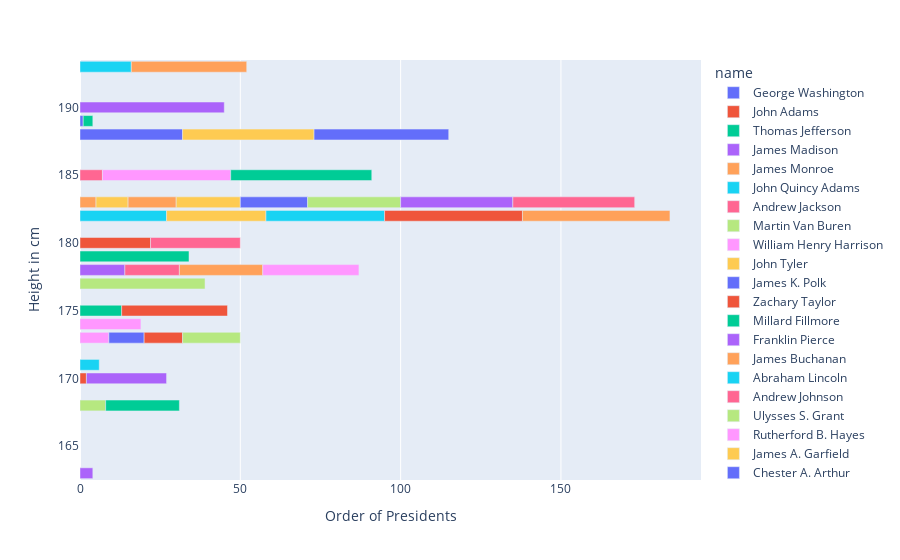

Notebook code cell kept with this figure:
### Markdown cell above
### Bar Graph

### Code cell
fig =  px.bar( newData, x="order", y="height", orientation='h',color ='name')
fig.layout.yaxis.title.text="Height in cm"
fig.layout.xaxis.title.text="Order of Presidents"
fig.show()

### Figure 1 — Plotly figure (JSON) as saved in the notebook; plotly's stock layout.template omitted (floating-point values rounded to 4 significant figures)
{"data": [{"alignmentgroup": "True", "hovertemplate": "name=George Washington<br>order=%{x}<br>height=%{y}<extra></extra>", "legendgroup": "George Washington", "marker": {"color": "#636efa", "pattern": {"shape": ""}}, "name": "George Washington", "offsetgroup": "George Washington", "orientation": "h", "showlegend": true, "textposition": "auto", "type": "bar", "x": [1], "xaxis": "x", "y": [189], "yaxis": "y"}, {"alignmentgroup": "True", "hovertemplate": "name=John Adams<br>order=%{x}<br>height=%{y}<extra></extra>", "legendgroup": "John Adams", "marker": {"color": "#EF553B", "pattern": {"shape": ""}}, "name": "John Adams", "offsetgroup": "John Adams", "orientation": "h", "showlegend": true, "textposition": "auto", "type": "bar", "x": [2], "xaxis": "x", "y": [170], "yaxis": "y"}, {"alignmentgroup": "True", "hovertemplate": "name=Thomas Jefferson<br>order=%{x}<br>height=%{y}<extra></extra>", "legendgroup": "Thomas Jefferson", "marker": {"color": "#00cc96", "pattern": {"shape": ""}}, "name": "Thomas Jefferson", "offsetgroup": "Thomas Jefferson", "orientation": "h", "showlegend": true, "textposition": "auto", "type": "bar", "x": [3], "xaxis": "x", "y": [189], "yaxis": "y"}, {"alignmentgroup": "True", "hovertemplate": "name=James Madison<br>order=%{x}<br>height=%{y}<extra></extra>", "legendgroup": "James Madison", "marker": {"color": "#ab63fa", "pattern": {"shape": ""}}, "name": "James Madison", "offsetgroup": "James Madison", "orientation": "h", "showlegend": true, "textposition": "auto", "type": "bar", "x": [4], "xaxis": "x", "y": [163], "yaxis": "y"}, {"alignmentgroup": "True", "hovertemplate": "name=James Monroe<br>order=%{x}<br>height=%{y}<extra></extra>", "legendgroup": "James Monroe", "marker": {"color": "#FFA15A", "pattern": {"shape": ""}}, "name": "James Monroe", "offsetgroup": "James Monroe", "orientation": "h", "showlegend": true, "textposition": "auto", "type": "bar", "x": [5], "xaxis": "x", "y": [183], "yaxis": "y"}, {"alignmentgroup": "True", "hovertemplate": "name=John Quincy Adams<br>order=%{x}<br>height=%{y}<extra></extra>", "legendgroup": "John Quincy Adams", "marker": {"color": "#19d3f3", "pattern": {"shape": ""}}, "name": "John Quincy Adams", "offsetgroup": "John Quincy Adams", "orientation": "h", "showlegend": true, "textposition": "auto", "type": "bar", "x": [6], "xaxis": "x", "y": [171], "yaxis": "y"}, {"alignmentgroup": "True", "hovertemplate": "name=Andrew Jackson<br>order=%{x}<br>height=%{y}<extra></extra>", "legendgroup": "Andrew Jackson", "marker": {"color": "#FF6692", "pattern": {"shape": ""}}, "name": "Andrew Jackson", "offsetgroup": "Andrew Jackson", "orientation": "h", "showlegend": true, "textposition": "auto", "type": "bar", "x": [7], "xaxis": "x", "y": [185], "yaxis": "y"}, {"alignmentgroup": "True", "hovertemplate": "name=Martin Van Buren<br>order=%{x}<br>height=%{y}<extra></extra>", "legendgroup": "Martin Van Buren", "marker": {"color": "#B6E880", "pattern": {"shape": ""}}, "name": "Martin Van Buren", "offsetgroup": "Martin Van Buren", "orientation": "h", "showlegend": true, "textposition": "auto", "type": "bar", "x": [8], "xaxis": "x", "y": [168], "yaxis": "y"}, {"alignmentgroup": "True", "hovertemplate": "name=William Henry Harrison<br>order=%{x}<br>height=%{y}<extra></extra>", "legendgroup": "William Henry Harrison", "marker": {"color": "#FF97FF", "pattern": {"shape": ""}}, "name": "William Henry Harrison", "offsetgroup": "William Henry Harrison", "orientation": "h", "showlegend": true, "textposition": "auto", "type": "bar", "x": [9], "xaxis": "x", "y": [173], "yaxis": "y"}, {"alignmentgroup": "True", "hovertemplate": "name=John Tyler<br>order=%{x}<br>height=%{y}<extra></extra>", "legendgroup": "John Tyler", "marker": {"color": "#FECB52", "pattern": {"shape": ""}}, "name": "John Tyler", "offsetgroup": "John Tyler", "orientation": "h", "showlegend": true, "textposition": "auto", "type": "bar", "x": [10], "xaxis": "x", "y": [183], "yaxis": "y"}, {"alignmentgroup": "True", "hovertemplate": "name=James K. Polk<br>order=%{x}<br>height=%{y}<extra></extra>", "legendgroup": "James K. Polk", "marker": {"color": "#636efa", "pattern": {"shape": ""}}, "name": "James K. Polk", "offsetgroup": "James K. Polk", "orientation": "h", "showlegend": true, "textposition": "auto", "type": "bar", "x": [11], "xaxis": "x", "y": [173], "yaxis": "y"}, {"alignmentgroup": "True", "hovertemplate": "name=Zachary Taylor<br>order=%{x}<br>height=%{y}<extra></extra>", "legendgroup": "Zachary Taylor", "marker": {"color": "#EF553B", "pattern": {"shape": ""}}, "name": "Zachary Taylor", "offsetgroup": "Zachary Taylor", "orientation": "h", "showlegend": true, "textposition": "auto", "type": "bar", "x": [12], "xaxis": "x", "y": [173], "yaxis": "y"}, {"alignmentgroup": "True", "hovertemplate": "name=Millard Fillmore<br>order=%{x}<br>height=%{y}<extra></extra>", "legendgroup": "Millard Fillmore", "marker": {"color": "#00cc96", "pattern": {"shape": ""}}, "name": "Millard Fillmore", "offsetgroup": "Millard Fillmore", "orientation": "h", "showlegend": true, "textposition": "auto", "type": "bar", "x": [13], "xaxis": "x", "y": [175], "yaxis": "y"}, {"alignmentgroup": "True", "hovertemplate": "name=Franklin Pierce<br>order=%{x}<br>height=%{y}<extra></extra>", "legendgroup": "Franklin Pierce", "marker": {"color": "#ab63fa", "pattern": {"shape": ""}}, "name": "Franklin Pierce", "offsetgroup": "Franklin Pierce", "orientation": "h", "showlegend": true, "textposition": "auto", "type": "bar", "x": [14], "xaxis": "x", "y": [178], "yaxis": "y"}, {"alignmentgroup": "True", "hovertemplate": "name=James Buchanan<br>order=%{x}<br>height=%{y}<extra></extra>", "legendgroup": "James Buchanan", "marker": {"color": "#FFA15A", "pattern": {"shape": ""}}, "name": "James Buchanan", "offsetgroup": "James Buchanan", "orientation": "h", "showlegend": true, "textposition": "auto", "type": "bar", "x": [15], "xaxis": "x", "y": [183], "yaxis": "y"}, {"alignmentgroup": "True", "hovertemplate": "name=Abraham Lincoln<br>order=%{x}<br>height=%{y}<extra></extra>", "legendgroup": "Abraham Lincoln", "marker": {"color": "#19d3f3", "pattern": {"shape": ""}}, "name": "Abraham Lincoln", "offsetgroup": "Abraham Lincoln", "orientation": "h", "showlegend": true, "textposition": "auto", "type": "bar", "x": [16], "xaxis": "x", "y": [193], "yaxis": "y"}, {"alignmentgroup": "True", "hovertemplate": "name=Andrew Johnson<br>order=%{x}<br>height=%{y}<extra></extra>", "legendgroup": "Andrew Johnson", "marker": {"color": "#FF6692", "pattern": {"shape": ""}}, "name": "Andrew Johnson", "offsetgroup": "Andrew Johnson", "orientation": "h", "showlegend": true, "textposition": "auto", "type": "bar", "x": [17], "xaxis": "x", "y": [178], "yaxis": "y"}, {"alignmentgroup": "True", "hovertemplate": "name=Ulysses S. Grant<br>order=%{x}<br>height=%{y}<extra></extra>", "legendgroup": "Ulysses S. Grant", "marker": {"color": "#B6E880", "pattern": {"shape": ""}}, "name": "Ulysses S. Grant", "offsetgroup": "Ulysses S. Grant", "orientation": "h", "showlegend": true, "textposition": "auto", "type": "bar", "x": [18], "xaxis": "x", "y": [173], "yaxis": "y"}, {"alignmentgroup": "True", "hovertemplate": "name=Rutherford B. Hayes<br>order=%{x}<br>height=%{y}<extra></extra>", "legendgroup": "Rutherford B. Hayes", "marker": {"color": "#FF97FF", "pattern": {"shape": ""}}, "name": "Rutherford B. Hayes", "offsetgroup": "Rutherford B. Hayes", "orientation": "h", "showlegend": true, "textposition": "auto", "type": "bar", "x": [19], "xaxis": "x", "y": [174], "yaxis": "y"}, {"alignmentgroup": "True", "hovertemplate": "name=James A. Garfield<br>order=%{x}<br>height=%{y}<extra></extra>", "legendgroup": "James A. Garfield", "marker": {"color": "#FECB52", "pattern": {"shape": ""}}, "name": "James A. Garfield", "offsetgroup": "James A. Garfield", "orientation": "h", "showlegend": true, "textposition": "auto", "type": "bar", "x": [20], "xaxis": "x", "y": [183], "yaxis": "y"}, {"alignmentgroup": "True", "hovertemplate": "name=Chester A. Arthur<br>order=%{x}<br>height=%{y}<extra></extra>", "legendgroup": "Chester A. Arthur", "marker": {"color": "#636efa", "pattern": {"shape": ""}}, "name": "Chester A. Arthur", "offsetgroup": "Chester A. Arthur", "orientation": "h", "showlegend": true, "textposition": "auto", "type": "bar", "x": [21], "xaxis": "x", "y": [183], "yaxis": "y"}, {"alignmentgroup": "True", "hovertemplate": "name=Grover Cleveland<br>order=%{x}<br>height=%{y}<extra></extra>", "legendgroup": "Grover Cleveland", "marker": {"color": "#EF553B", "pattern": {"shape": ""}}, "name": "Grover Cleveland", "offsetgroup": "Grover Cleveland", "orientation": "h", "showlegend": true, "textposition": "auto", "type": "bar", "x": [22], "xaxis": "x", "y": [180], "yaxis": "y"}, {"alignmentgroup": "True", "hovertemplate": "name=Benjamin Harrison<br>order=%{x}<br>height=%{y}<extra></extra>", "legendgroup": "Benjamin Harrison", "marker": {"color": "#00cc96", "pattern": {"shape": ""}}, "name": "Benjamin Harrison", "offsetgroup": "Benjamin Harrison", "orientation": "h", "showlegend": true, "textposition": "auto", "type": "bar", "x": [23], "xaxis": "x", "y": [168], "yaxis": "y"}, {"alignmentgroup": "True", "hovertemplate": "name=William McKinley<br>order=%{x}<br>height=%{y}<extra></extra>", "legendgroup": "William McKinley", "marker": {"color": "#ab63fa", "pattern": {"shape": ""}}, "name": "William McKinley", "offsetgroup": "William McKinley", "orientation": "h", "showlegend": true, "textposition": "auto", "type": "bar", "x": [25], "xaxis": "x", "y": [170], "yaxis": "y"}, {"alignmentgroup": "True", "hovertemplate": "name=Theodore Roosevelt<br>order=%{x}<br>height=%{y}<extra></extra>", "legendgroup": "Theodore Roosevelt", "marker": {"color": "#FFA15A", "pattern": {"shape": ""}}, "name": "Theodore Roosevelt", "offsetgroup": "Theodore Roosevelt", "orientation": "h", "showlegend": true, "textposition": "auto", "type": "bar", "x": [26], "xaxis": "x", "y": [178], "yaxis": "y"}, {"alignmentgroup": "True", "hovertemplate": "name=William Howard Taft<br>order=%{x}<br>height=%{y}<extra></extra>", "legendgroup": "William Howard Taft", "marker": {"color": "#19d3f3", "pattern": {"shape": ""}}, "name": "William Howard Taft", "offsetgroup": "William Howard Taft", "orientation": "h", "showlegend": true, "textposition": "auto", "type": "bar", "x": [27], "xaxis": "x", "y": [182], "yaxis": "y"}, {"alignmentgroup": "True", "hovertemplate": "name=Woodrow Wilson<br>order=%{x}<br>height=%{y}<extra></extra>", "legendgroup": "Woodrow Wilson", "marker": {"color": "#FF6692", "pattern": {"shape": ""}}, "name": "Woodrow Wilson", "offsetgroup": "Woodrow Wilson", "orientation": "h", "showlegend": true, "textposition": "auto", "type": "bar", "x": [28], "xaxis": "x", "y": [180], "yaxis": "y"}, {"alignmentgroup": "True", "hovertemplate": "name=Warren G. Harding<br>order=%{x}<br>height=%{y}<extra></extra>", "legendgroup": "Warren G. Harding", "marker": {"color": "#B6E880", "pattern": {"shape": ""}}, "name": "Warren G. Harding", "offsetgroup": "Warren G. Harding", "orientation": "h", "showlegend": true, "textposition": "auto", "type": "bar", "x": [29], "xaxis": "x", "y": [183], "yaxis": "y"}, {"alignmentgroup": "True", "hovertemplate": "name=Calvin Coolidge<br>order=%{x}<br>height=%{y}<extra></extra>", "legendgroup": "Calvin Coolidge", "marker": {"color": "#FF97FF", "pattern": {"shape": ""}}, "name": "Calvin Coolidge", "offsetgroup": "Calvin Coolidge", "orientation": "h", "showlegend": true, "textposition": "auto", "type": "bar", "x": [30], "xaxis": "x", "y": [178], "yaxis": "y"}, {"alignmentgroup": "True", "hovertemplate": "name=Herbert Hoover<br>order=%{x}<br>height=%{y}<extra></extra>", "legendgroup": "Herbert Hoover", "marker": {"color": "#FECB52", "pattern": {"shape": ""}}, "name": "Herbert Hoover", "offsetgroup": "Herbert Hoover", "orientation": "h", "showlegend": true, "textposition": "auto", "type": "bar", "x": [31], "xaxis": "x", "y": [182], "yaxis": "y"}, {"alignmentgroup": "True", "hovertemplate": "name=Franklin D. Roosevelt<br>order=%{x}<br>height=%{y}<extra></extra>", "legendgroup": "Franklin D. Roosevelt", "marker": {"color": "#636efa", "pattern": {"shape": ""}}, "name": "Franklin D. Roosevelt", "offsetgroup": "Franklin D. Roosevelt", "orientation": "h", "showlegend": true, "textposition": "auto", "type": "bar", "x": [32], "xaxis": "x", "y": [188], "yaxis": "y"}, {"alignmentgroup": "True", "hovertemplate": "name=Harry S. Truman<br>order=%{x}<br>height=%{y}<extra></extra>", "legendgroup": "Harry S. Truman", "marker": {"color": "#EF553B", "pattern": {"shape": ""}}, "name": "Harry S. Truman", "offsetgroup": "Harry S. Truman", "orientation": "h", "showlegend": true, "textposition": "auto", "type": "bar", "x": [33], "xaxis": "x", "y": [175], "yaxis": "y"}, {"alignmentgroup": "True", "hovertemplate": "name=Dwight D. Eisenhower<br>order=%{x}<br>height=%{y}<extra></extra>", "legendgroup": "Dwight D. Eisenhower", "marker": {"color": "#00cc96", "pattern": {"shape": ""}}, "name": "Dwight D. Eisenhower", "offsetgroup": "Dwight D. Eisenhower", "orientation": "h", "showlegend": true, "textposition": "auto", "type": "bar", "x": [34], "xaxis": "x", "y": [179], "yaxis": "y"}, {"alignmentgroup": "True", "hovertemplate": "name=John F. Kennedy<br>order=%{x}<br>height=%{y}<extra></extra>", "legendgroup": "John F. Kennedy", "marker": {"color": "#ab63fa", "pattern": {"shape": ""}}, "name": "John F. Kennedy", "offsetgroup": "John F. Kennedy", "orientation": "h", "showlegend": true, "textposition": "auto", "type": "bar", "x": [35], "xaxis": "x", "y": [183], "yaxis": "y"}, {"alignmentgroup": "True", "hovertemplate": "name=Lyndon B. Johnson<br>order=%{x}<br>height=%{y}<extra></extra>", "legendgroup": "Lyndon B. Johnson", "marker": {"color": "#FFA15A", "pattern": {"shape": ""}}, "name": "Lyndon B. Johnson", "offsetgroup": "Lyndon B. Johnson", "orientation": "h", "showlegend": true, "textposition": "auto", "type": "bar", "x": [36], "xaxis": "x", "y": [193], "yaxis": "y"}, {"alignmentgroup": "True", "hovertemplate": "name=Richard Nixon<br>order=%{x}<br>height=%{y}<extra></extra>", "legendgroup": "Richard Nixon", "marker": {"color": "#19d3f3", "pattern": {"shape": ""}}, "name": "Richard Nixon", "offsetgroup": "Richard Nixon", "orientation": "h", "showlegend": true, "textposition": "auto", "type": "bar", "x": [37], "xaxis": "x", "y": [182], "yaxis": "y"}, {"alignmentgroup": "True", "hovertemplate": "name=Gerald Ford<br>order=%{x}<br>height=%{y}<extra></extra>", "legendgroup": "Gerald Ford", "marker": {"color": "#FF6692", "pattern": {"shape": ""}}, "name": "Gerald Ford", "offsetgroup": "Gerald Ford", "orientation": "h", "showlegend": true, "textposition": "auto", "type": "bar", "x": [38], "xaxis": "x", "y": [183], "yaxis": "y"}, {"alignmentgroup": "True", "hovertemplate": "name=Jimmy Carter<br>order=%{x}<br>height=%{y}<extra></extra>", "legendgroup": "Jimmy Carter", "marker": {"color": "#B6E880", "pattern": {"shape": ""}}, "name": "Jimmy Carter", "offsetgroup": "Jimmy Carter", "orientation": "h", "showlegend": true, "textposition": "auto", "type": "bar", "x": [39], "xaxis": "x", "y": [177], "yaxis": "y"}, {"alignmentgroup": "True", "hovertemplate": "name=Ronald Reagan<br>order=%{x}<br>height=%{y}<extra></extra>", "legendgroup": "Ronald Reagan", "marker": {"color": "#FF97FF", "pattern": {"shape": ""}}, "name": "Ronald Reagan", "offsetgroup": "Ronald Reagan", "orientation": "h", "showlegend": true, "textposition": "auto", "type": "bar", "x": [40], "xaxis": "x", "y": [185], "yaxis": "y"}, {"alignmentgroup": "True", "hovertemplate": "name=George H. W. Bush<br>order=%{x}<br>height=%{y}<extra></extra>", "legendgroup": "George H. W. Bush", "marker": {"color": "#FECB52", "pattern": {"shape": ""}}, "name": "George H. W. Bush", "offsetgroup": "George H. W. Bush", "orientation": "h", "showlegend": true, "textposition": "auto", "type": "bar", "x": [41], "xaxis": "x", "y": [188], "yaxis": "y"}, {"alignmentgroup": "True", "hovertemplate": "name=Bill Clinton<br>order=%{x}<br>height=%{y}<extra></extra>", "legendgroup": "Bill Clinton", "marker": {"color": "#636efa", "pattern": {"shape": ""}}, "name": "Bill Clinton", "offsetgroup": "Bill Clinton", "orientation": "h", "showlegend": true, "textposition": "auto", "type": "bar", "x": [42], "xaxis": "x", "y": [188], "yaxis": "y"}, {"alignmentgroup": "True", "hovertemplate": "name=George W. Bush<br>order=%{x}<br>height=%{y}<extra></extra>", "legendgroup": "George W. Bush", "marker": {"color": "#EF553B", "pattern": {"shape": ""}}, "name": "George W. Bush", "offsetgroup": "George W. Bush", "orientation": "h", "showlegend": true, "textposition": "auto", "type": "bar", "x": [43], "xaxis": "x", "y": [182], "yaxis": "y"}, {"alignmentgroup": "True", "hovertemplate": "name=Barack Obama<br>order=%{x}<br>height=%{y}<extra></extra>", "legendgroup": "Barack Obama", "marker": {"color": "#00cc96", "pattern": {"shape": ""}}, "name": "Barack Obama", "offsetgroup": "Barack Obama", "orientation": "h", "showlegend": true, "textposition": "auto", "type": "bar", "x": [44], "xaxis": "x", "y": [185], "yaxis": "y"}, {"alignmentgroup": "True", "hovertemplate": "name=Donald Trump<br>order=%{x}<br>height=%{y}<extra></extra>", "legendgroup": "Donald Trump", "marker": {"color": "#ab63fa", "pattern": {"shape": ""}}, "name": "Donald Trump", "offsetgroup": "Donald Trump", "orientation": "h", "showlegend": true, "textposition": "auto", "type": "bar", "x": [45], "xaxis": "x", "y": [190], "yaxis": "y"}, {"alignmentgroup": "True", "hovertemplate": "name=Joseph Biden<br>order=%{x}<br>height=%{y}<extra></extra>", "legendgroup": "Joseph Biden", "marker": {"color": "#FFA15A", "pattern": {"shape": ""}}, "name": "Joseph Biden", "offsetgroup": "Joseph Biden", "orientation": "h", "showlegend": true, "textposition": "auto", "type": "bar", "x": [46], "xaxis": "x", "y": [182], "yaxis": "y"}], "layout": {"barmode": "relative", "legend": {"title": {"text": "name"}, "tracegroupgap": 0}, "margin": {"t": 60}, "xaxis": {"anchor": "y", "domain": [0, 1], "title": {"text": "Order of Presidents"}}, "yaxis": {"anchor": "x", "domain": [0, 1], "title": {"text": "Height in cm"}}}}
